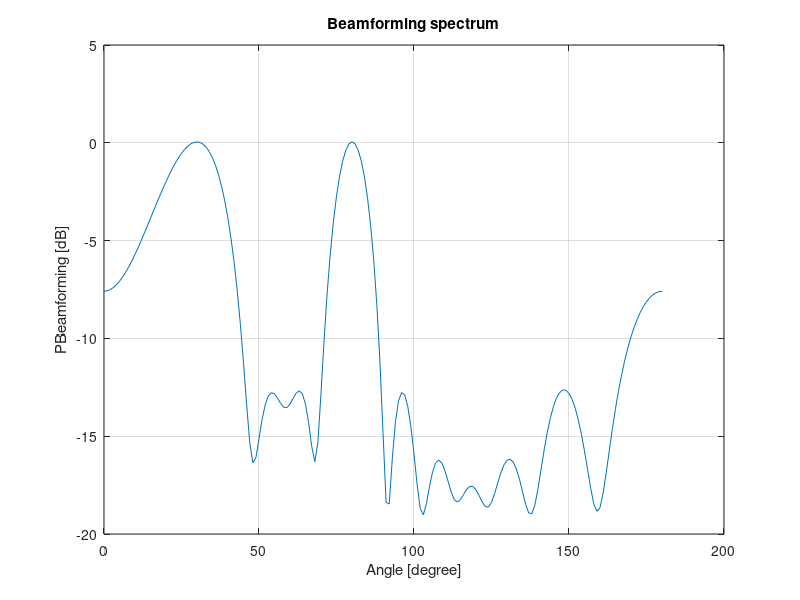

Reproduce this figure in MATLAB.
%-------------------------------------------------------------------------------------------------------------------------------------------
                                                  % Beamforming: Uniform Linear Array     
                                              %Code edited by Imen BOUABIDI & Ameni MEZNI,
                          % Telecommunication engineering students in National Engineering School of Tunis - Tunisia
%-------------------------------------------------------------------------------------------------------------------------------------------
close all;
clear all;
clc;
%%   Parameters

% Carrier frequency (Hz)
fc = 3e8; 

% Number of snapshots
Nb = 1000; 

%Speed ol light(m/s)
c=3e8;

%the wavelength of the received signal
wavelength = 3e8/fc;     

% element spacing
d = 0.5*wavelength;  

% Number of antennas 
N = 10; 

%Wavenumber
beta=2*pi/wavelength;               

%Signal amplitude
A = 1;

%SNR(dB)
snr = 5;

% Direction of Arrival
theta = [30 80];

%Variance of noise
sigma = sqrt((A^2)/(2*10^(snr/10)));

%Number of signals
M = length(theta);

%source signal
for k=1:M 
    D(k,:) = randint(1,Nb);
    S(k,:) =A*(2*D(k,:) - 1);
end   



%the electrical phase shift from element to element along the array
phi=beta*d*cos(theta*pi/180);

%matrix of steering vectors
for i=1:M
for k=1:N
    SteeringVector(k,i)= exp((k-1)*1i*phi(i));
end
end
% White Gaussien noise
B = (sigma^2)*(randn(N,Nb)+j*randn(N,Nb))/sqrt(2);

%Array output:signal plus noise
X = SteeringVector*S+B;

% Estimation of the spatial correlation matrix of the observed signal
Rxx = X*X'/Nb;

theta1=[0:180];
for i=1:length(theta1)
    phi1 = 2*pi*d*cos(theta1(i)*pi/180);
    A1=zeros([N 1]);
    for k=1:N
        A1(k,1)= exp((k-1)*1i*phi1);
    end;
   PBeamforming (i)= real(diag(A1'*Rxx*A1))/(N^2);
end;


figure(1);
plot(theta1,10*log10(PBeamforming ));
title('Beamforming spectrum');
xlabel('Angle [degree]');
ylabel('PBeamforming [dB]');
grid on;







